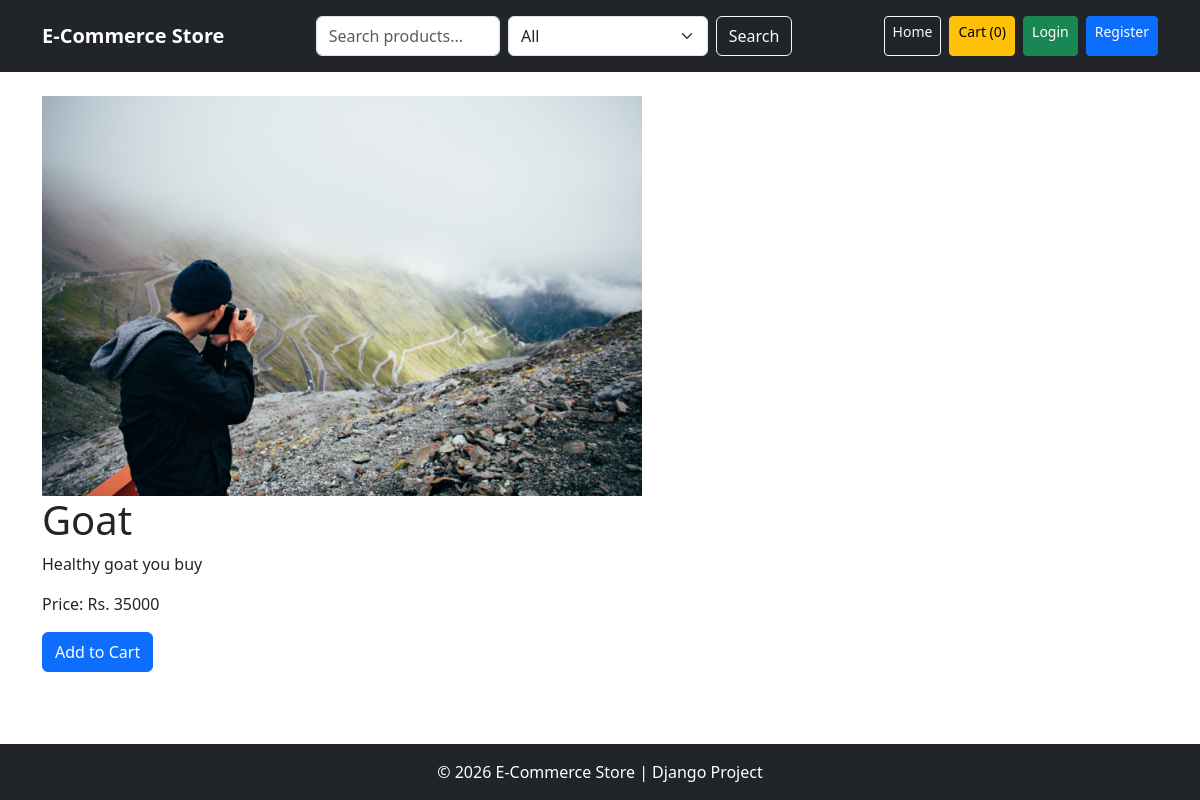
/product/1/, run on an earlier commit of the app's database.
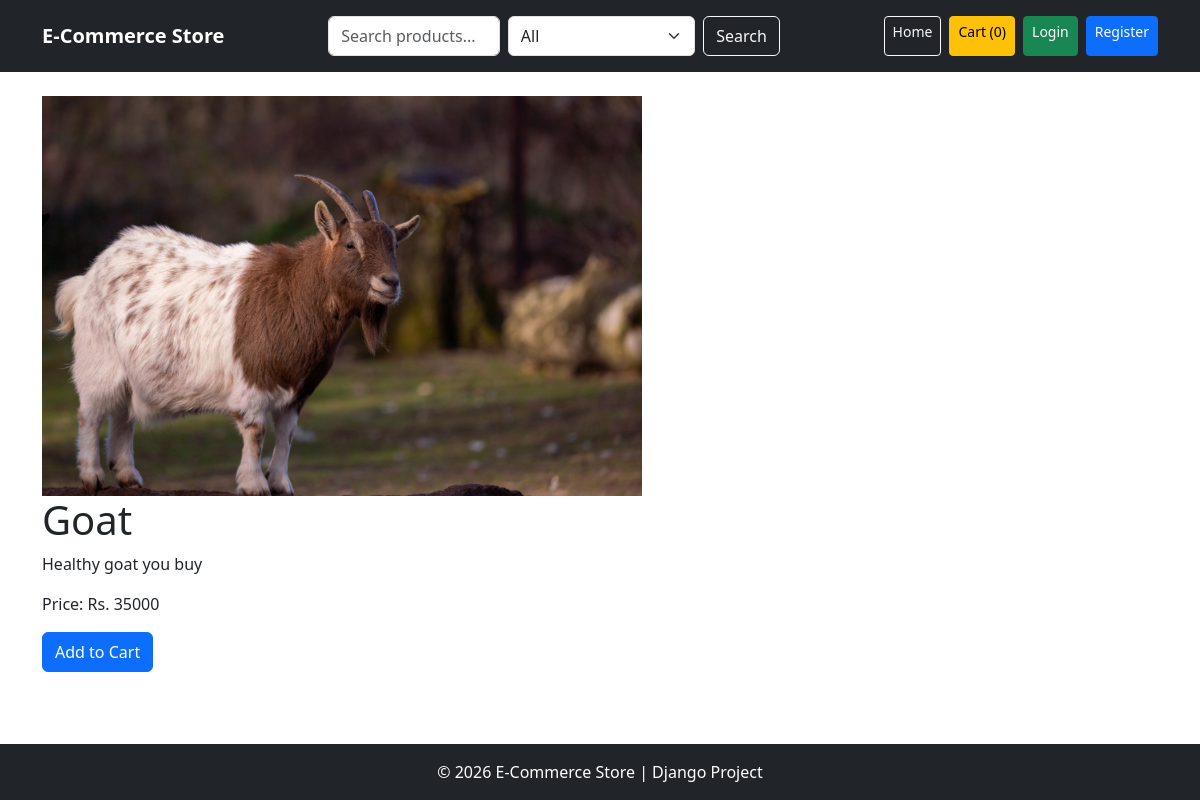
And on a later commit of the database.
### store/models.py (models this page shows, shortened)
class Product(models.Model):
    name = models.CharField(max_length=200)
    description = models.TextField()
    price = models.IntegerField()
    image = models.ImageField(upload_to='products/', blank=True, null=True)
    stock = models.IntegerField(default=0)
    category = models.CharField(max_length=100, default="General")

### store/views.py (the view)
# urls.py: path('product/<int:id>/', views.product_detail, name='product_detail'),
def product_detail(request, id):
    product = get_object_or_404(Product, id=id)
    return render(request, 'store/product_detail.html', {
        'product': product
        })

### store/context_processors.py (called while the page is built)
def categories_processor(request):
    categories = Product.objects.values_list('category', flat=True).distinct()
    return {
        'categories': categories
    }

def cart_count(request):
    cart = request.session.get('cart', {})
    total_items = sum(cart.values())
    return {
        'cart_count': total_items
    }

### store/templates/store/product_detail.html (shortened to what this page needs)
{% extends 'store/base.html' %}
{% block content %}
{% if product.image %}
<img src="{{ product.image.url }}" style="max-width: 600px; width: 100%;">
{% endif %}
<h1>{{ product.name }}</h1>
<p>{{ product.description }}</p>
<p>Price: Rs. {{ product.price }}</p>
<button class="btn btn-primary add-to-cart-btn" data-id="{{ product.id }}">
  Add to Cart
</button>
{% endblock %}

What changed in the data, as far as the page shows it:
changed Product "Goat": image: a different picture
